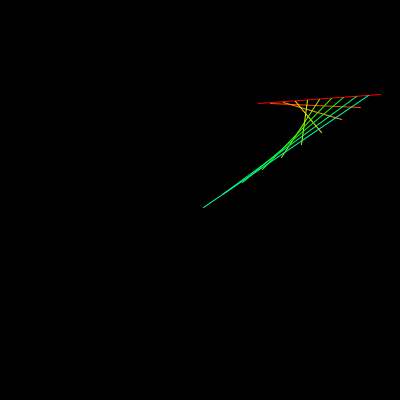
Frame 1 (no input)
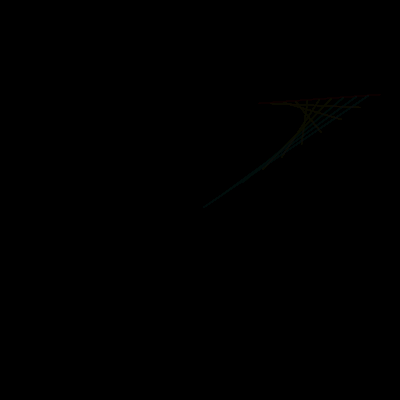
Frame 60 (the mouse pressed at the canvas centre just before this capture)
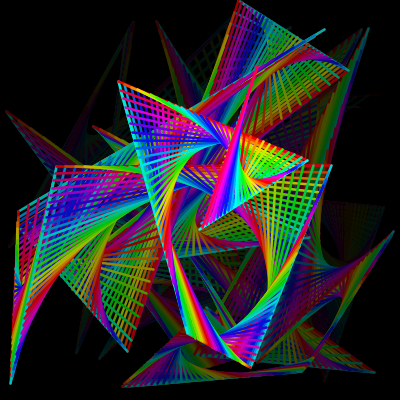
Frame 120 (the mouse held since frame 60 and released just before this capture)

The Processing sketch that drew these frames (run headless with seeded random() and noise(); from frame 60 on, the mouse is pressed at the canvas centre):

// Processing sketch: processing_10237
// ── processing_10237.pde

Po a=new Po(random(400),random(400));
Po b=new Po(random(400),random(400));
Po c=new Po(random(400),random(400));
float n=0;float z;float v=10;float m=1;
void setup(){
  size(400,400);  
  colorMode(HSB,100);
  background(0,0,0);
}
void draw(){
  fill(0,5);noStroke();rect(0,0,400,400);
  change();
  z=0;
  if(m==1){
    while(z<v){
      stroke(n%100,100,100);
      line(a.x+((b.x-a.x)/v)*z,a.y+((b.y-a.y)/v)*z,b.x+((c.x-b.x)/v)*z,b.y+((c.y-b.y)/v)*z);
      n+=5;z++;
    }
  }if(m==2){
    while(z<v){
      stroke(n%100,100,100);
      line(b.x+((c.x-b.x)/v)*z,b.y+((c.y-b.y)/v)*z,c.x+((a.x-c.x)/v)*z,c.y+((a.y-c.y)/v)*z);
      n+=5;z++;
    }
  }if(m==3){
    while(z<v){
      stroke(n%100,100,100);
      line(c.x+((a.x-c.x)/v)*z,c.y+((a.y-c.y)/v)*z,a.x+((b.x-a.x)/v)*z,a.y+((b.y-a.y)/v)*z);
      n+=5;z++;
    }
  }
  
  frameRate(map(mouseY,0,400,3,80));
  v=map(mouseX,0,400,0,60);
  strokeWeight(map(mouseX,0,400,5,0));
  m=m%3+1;
}
void change(){
  if (m==1){
    c.change();
  }if (m==2){
    a.change();
  }if (m==3){
    b.change();
  }
}
  
void tenlines(float q){
  z=0;
  
}
class Po{
  float x,y;
  Po(float ex,float why){
    x=ex;y=why;
  }
  void change(){
    x=random(400);
    y=random(400);
  }
}
